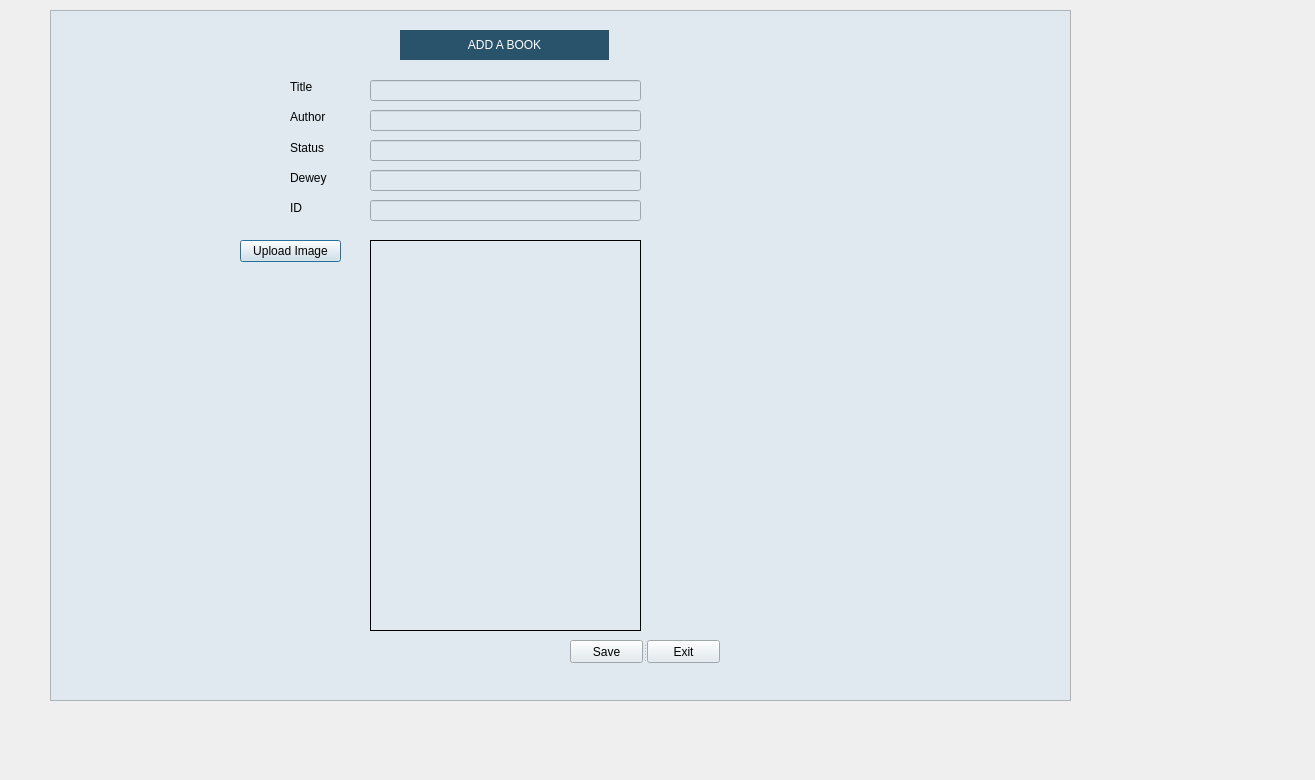
<?xml version="1.0" encoding="UTF-8"?>
<ui version="4.0">
 <class>AddBook</class>
 <widget class="QDialog" name="AddBook">
  <property name="geometry">
   <rect>
    <x>0</x>
    <y>0</y>
    <width>1315</width>
    <height>780</height>
   </rect>
  </property>
  <property name="windowTitle">
   <string>Dialog</string>
  </property>
  <widget class="QFrame" name="frame">
   <property name="geometry">
    <rect>
     <x>50</x>
     <y>10</y>
     <width>1021</width>
     <height>691</height>
    </rect>
   </property>
   <property name="styleSheet">
    <string notr="true">background-color: rgb(223, 233, 239);</string>
   </property>
   <property name="frameShape">
    <enum>QFrame::StyledPanel</enum>
   </property>
   <property name="frameShadow">
    <enum>QFrame::Plain</enum>
   </property>
   <widget class="QLineEdit" name="txtaddauthor">
    <property name="geometry">
     <rect>
      <x>320</x>
      <y>100</y>
      <width>271</width>
      <height>21</height>
     </rect>
    </property>
   </widget>
   <widget class="QLineEdit" name="txtadddewey">
    <property name="geometry">
     <rect>
      <x>320</x>
      <y>160</y>
      <width>271</width>
      <height>21</height>
     </rect>
    </property>
   </widget>
   <widget class="QPushButton" name="btnloadbookimage">
    <property name="geometry">
     <rect>
      <x>190</x>
      <y>230</y>
      <width>101</width>
      <height>22</height>
     </rect>
    </property>
    <property name="text">
     <string>Upload Image</string>
    </property>
   </widget>
   <widget class="QLabel" name="addbookimagebox">
    <property name="geometry">
     <rect>
      <x>320</x>
      <y>230</y>
      <width>271</width>
      <height>391</height>
     </rect>
    </property>
    <property name="frameShape">
     <enum>QFrame::Box</enum>
    </property>
    <property name="text">
     <string/>
    </property>
   </widget>
   <widget class="QLineEdit" name="txtaddid">
    <property name="geometry">
     <rect>
      <x>320</x>
      <y>190</y>
      <width>271</width>
      <height>21</height>
     </rect>
    </property>
   </widget>
   <widget class="QLineEdit" name="txtaddbook">
    <property name="geometry">
     <rect>
      <x>320</x>
      <y>70</y>
      <width>271</width>
      <height>21</height>
     </rect>
    </property>
   </widget>
   <widget class="QLabel" name="label">
    <property name="geometry">
     <rect>
      <x>240</x>
      <y>70</y>
      <width>47</width>
      <height>14</height>
     </rect>
    </property>
    <property name="text">
     <string>Title</string>
    </property>
   </widget>
   <widget class="QLabel" name="label_3">
    <property name="geometry">
     <rect>
      <x>240</x>
      <y>130</y>
      <width>47</width>
      <height>16</height>
     </rect>
    </property>
    <property name="text">
     <string>Status</string>
    </property>
   </widget>
   <widget class="QLabel" name="label_4">
    <property name="geometry">
     <rect>
      <x>240</x>
      <y>160</y>
      <width>47</width>
      <height>16</height>
     </rect>
    </property>
    <property name="text">
     <string>Dewey</string>
    </property>
   </widget>
   <widget class="QLabel" name="label_2">
    <property name="geometry">
     <rect>
      <x>240</x>
      <y>100</y>
      <width>47</width>
      <height>14</height>
     </rect>
    </property>
    <property name="text">
     <string>Author</string>
    </property>
   </widget>
   <widget class="QLabel" name="label_5">
    <property name="geometry">
     <rect>
      <x>240</x>
      <y>190</y>
      <width>47</width>
      <height>16</height>
     </rect>
    </property>
    <property name="text">
     <string>ID</string>
    </property>
   </widget>
   <widget class="QLineEdit" name="txtaddStatus">
    <property name="geometry">
     <rect>
      <x>320</x>
      <y>130</y>
      <width>271</width>
      <height>21</height>
     </rect>
    </property>
   </widget>
   <widget class="QLabel" name="LibraryTitle_3">
    <property name="geometry">
     <rect>
      <x>350</x>
      <y>20</y>
      <width>209</width>
      <height>30</height>
     </rect>
    </property>
    <property name="maximumSize">
     <size>
      <width>16777215</width>
      <height>30</height>
     </size>
    </property>
    <property name="styleSheet">
     <string notr="true">background: rgba(40, 83, 107, 1);
font: 75 9pt &quot;Yu Gothic UI&quot;;
color: white;</string>
    </property>
    <property name="text">
     <string>ADD A BOOK</string>
    </property>
    <property name="alignment">
     <set>Qt::AlignCenter</set>
    </property>
   </widget>
   <widget class="QSplitter" name="splitter">
    <property name="geometry">
     <rect>
      <x>520</x>
      <y>630</y>
      <width>150</width>
      <height>23</height>
     </rect>
    </property>
    <property name="orientation">
     <enum>Qt::Horizontal</enum>
    </property>
    <widget class="QPushButton" name="btnsavebook">
     <property name="text">
      <string>Save</string>
     </property>
    </widget>
    <widget class="QPushButton" name="btnexitaddbook">
     <property name="text">
      <string>Exit</string>
     </property>
    </widget>
   </widget>
  </widget>
 </widget>
 <resources/>
 <connections/>
</ui>
